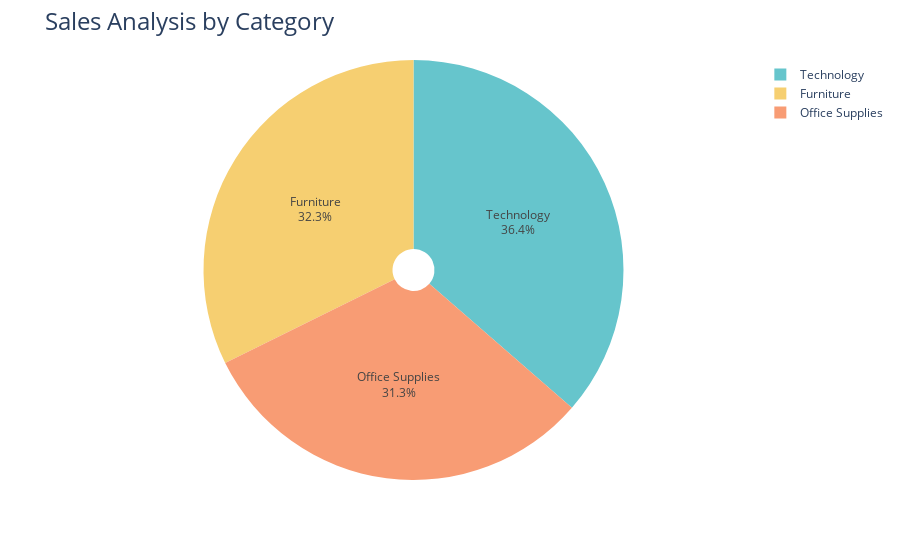

Notebook code for this chart:
### Code cell
fig = px.pie(sales_by_category,
             values='Sales',
             names='Category',
             hole=0.1,
             color_discrete_sequence=px.colors.qualitative.Pastel)

fig.update_traces(textposition='inside', textinfo='percent+label')
fig.update_layout(title_text='Sales Analysis by Category', title_font=dict(size=24))

fig.show()

### Figure 1 — Plotly figure (JSON) as saved in the notebook; plotly's stock layout.template omitted (floating-point values rounded to 4 significant figures)
{"data": [{"domain": {"x": [0, 1], "y": [0, 1]}, "hole": 0.1, "hovertemplate": "Category=%{label}<br>Sales=%{value}<extra></extra>", "labels": ["Furniture", "Office Supplies", "Technology"], "legendgroup": "", "name": "", "showlegend": true, "textinfo": "percent+label", "textposition": "inside", "type": "pie", "values": [742000.0, 719000.0, 836200.0]}], "layout": {"legend": {"tracegroupgap": 0}, "margin": {"t": 60}, "piecolorway": ["rgb(102, 197, 204)", "rgb(246, 207, 113)", "rgb(248, 156, 116)", "rgb(220, 176, 242)", "rgb(135, 197, 95)", "rgb(158, 185, 243)", "rgb(254, 136, 177)", "rgb(201, 219, 116)", "rgb(139, 224, 164)", "rgb(180, 151, 231)", "rgb(179, 179, 179)"], "title": {"font": {"size": 24}, "text": "Sales Analysis by Category"}}}
